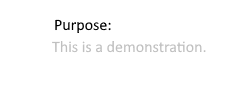
#> input picture Pictures/picture7.png, 249 x 88 px, found by its file name
$ python MetniNetlestirme.py
#> lines starting #> are read from the running program, lines starting #| are printed output that depends on the picture; after the words box and inside, x2 and y2 are one past the last pixel; in counts of white or black regions, pixels touching at a corner belong together
import pathlib
import cv2
from pathlib import Path
import numpy as np

#Metni Netlestirme

print(cv2.__version__)

path = str(Path(pathlib.Path().absolute()).parents[0])
path+="\\Pictures"

image = cv2.imread(path+'\\picture7.png', cv2.IMREAD_GRAYSCALE)
#> image is the input picture: shape (88, 249); min 0, max 255, mean 251.7

image = image.astype(np.float32)
image = image / 255 # rescale
image = 1 - image # inversion. ink is the signal, white paper isn't
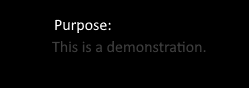
#> image: shape (88, 249) float32; min 0, max 1, mean 0.0128

kernell = np.ones((5,5))

# estimates intensity of text
dilated = cv2.dilate(image, kernel=kernell)
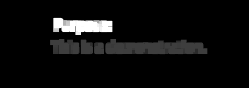
#> dilated: shape (88, 249) float32; min 0, max 1, mean 0.0514

# tweak this threshold to catch faint text but not background
textmask = (dilated >= 0.15)
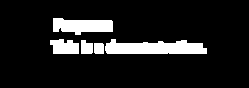
#> textmask: shape (88, 249) bool; 11.5% white; 5 white regions, box (x1, y1, x2, y2) and area: (105, 39, 207, 54) 1159, (53, 18, 113, 35) 750, (50, 39, 79, 54) 357, (81, 40, 93, 54) 146, (94, 43, 104, 54) 108
# 0.05 catches background noise of 0.02
# 0.25 loses some text

# rescale text pixel intensities
# this will obviously magnify noise around faint text
enhanced = image / dilated
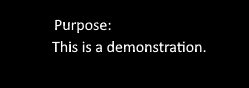
#> enhanced: shape (88, 249) float32; 87.08% of the values are NaN or infinite; the others: min 0, max 1, mean 0.226; drawn with min black, max white, NaN and infinite black

# copy unmodified background back in
# (division magnified noise on background)
enhanced[~textmask] = image[~textmask]

# invert again for output
output = 1 - enhanced
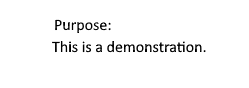
#> output: shape (88, 249) float32; min 0, max 1, mean 0.971

cv2.imshow('Orijinal', image)
cv2.waitKey(0)
cv2.destroyAllWindows()

cv2.imshow('Netlesmis', output)
cv2.waitKey(0)
cv2.destroyAllWindows()

$ run again, with Pictures/picture2.jpg saved as Pictures/picture7.png
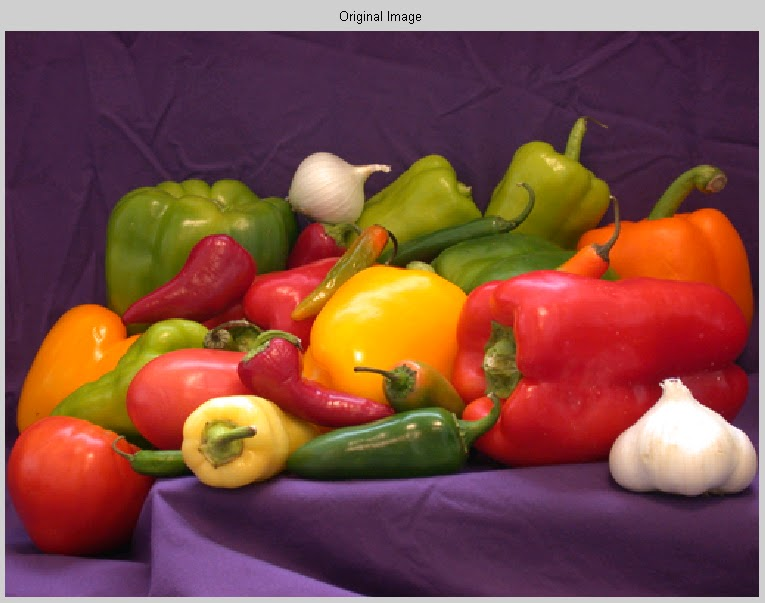
#> input picture Pictures/picture2.jpg, 765 x 603 px, found by its file name
#> `textmask = (dilated >= 0.15)`:
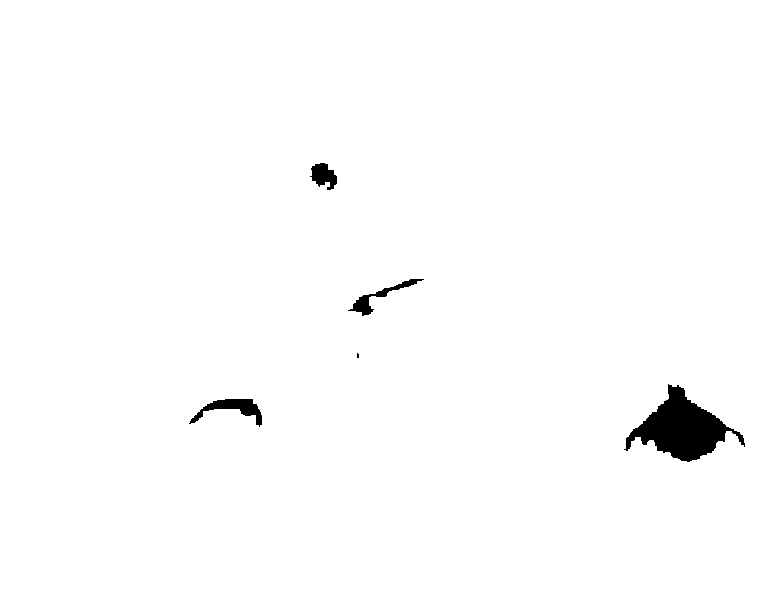
#> textmask: shape (603, 765) bool; 98.7% white; 5 black regions (1 under 20 px), largest, box (x1, y1, x2, y2) and area: (624, 384, 745, 462) 4151, (189, 399, 262, 427) 735, (348, 279, 424, 316) 530, (310, 163, 337, 190) 453
#> `output = 1 - enhanced`:
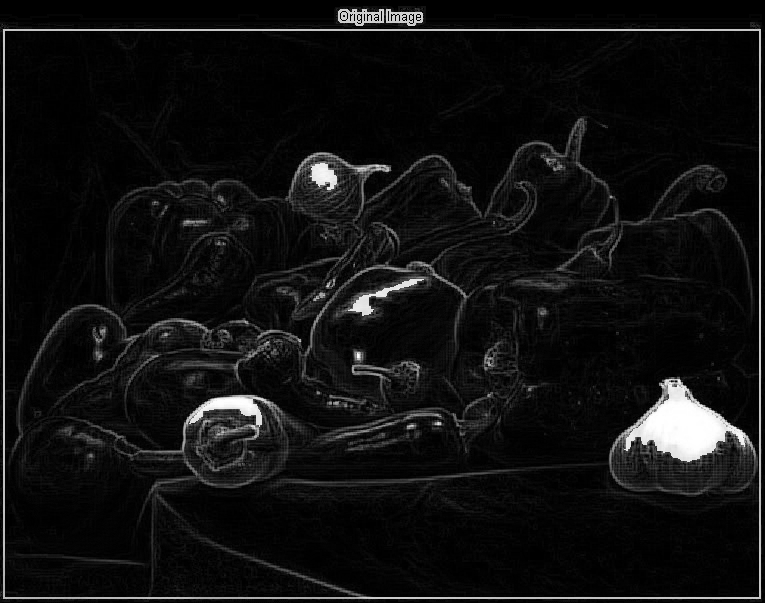
#> output: shape (603, 765) float32; min 0, max 1, mean 0.0672

$ run again, with Pictures/picture3.jpg saved as Pictures/picture7.png
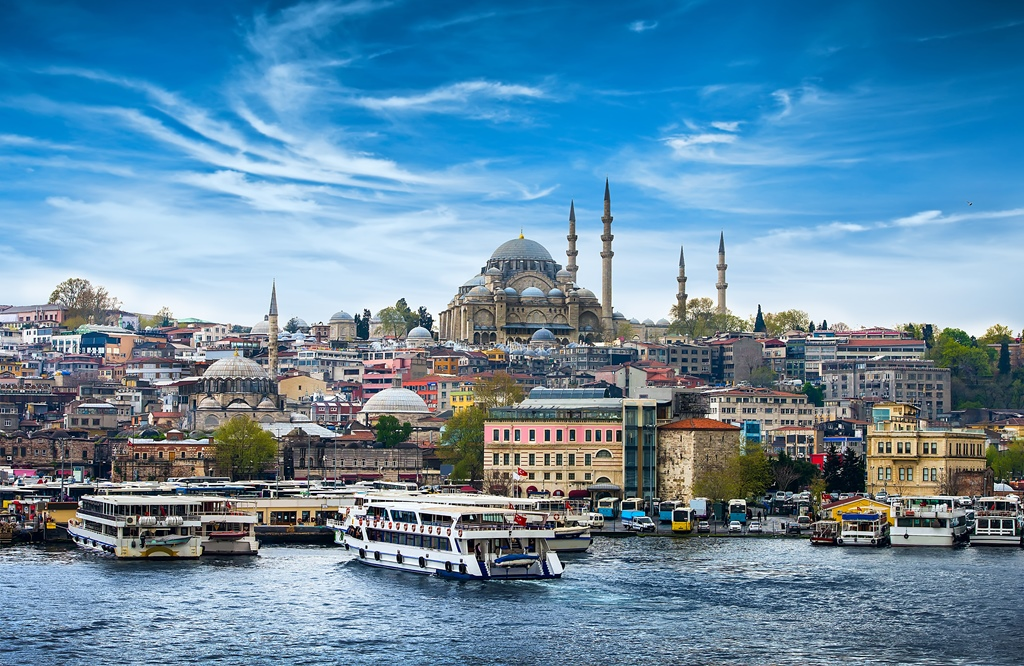
#> input picture Pictures/picture3.jpg, 1024 x 666 px, found by its file name
#> `textmask = (dilated >= 0.15)`:
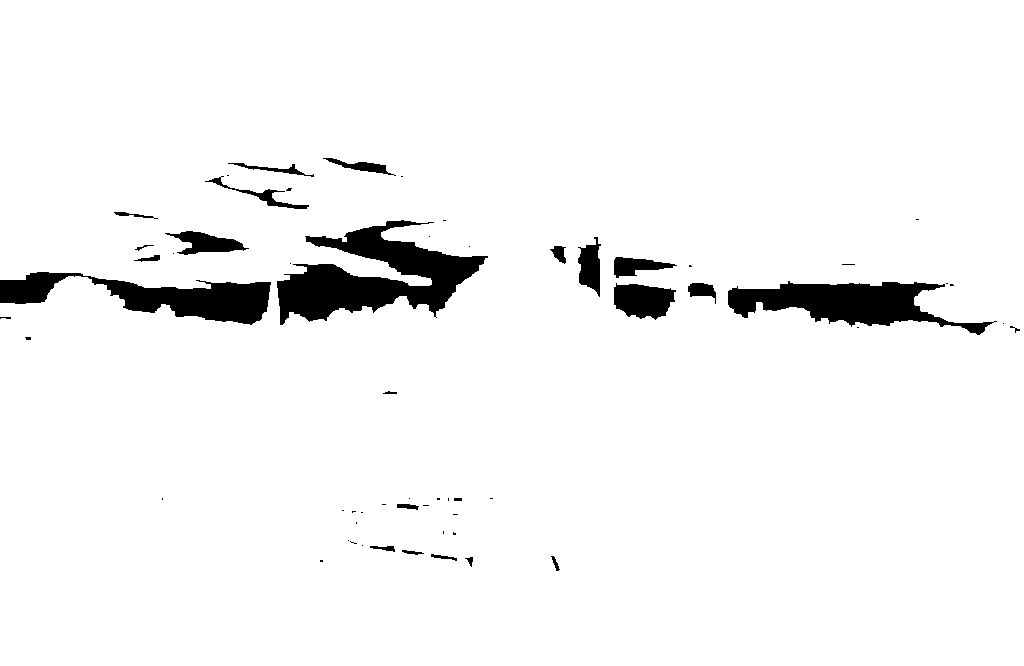
#> textmask: shape (666, 1024) bool; 95.6% white; 59 black regions (35 under 20 px), largest, box (x1, y1, x2, y2) and area: (277, 220, 488, 325) 10146, (728, 281, 997, 335) 6631, (0, 272, 271, 325) 6302
#> `output = 1 - enhanced`:
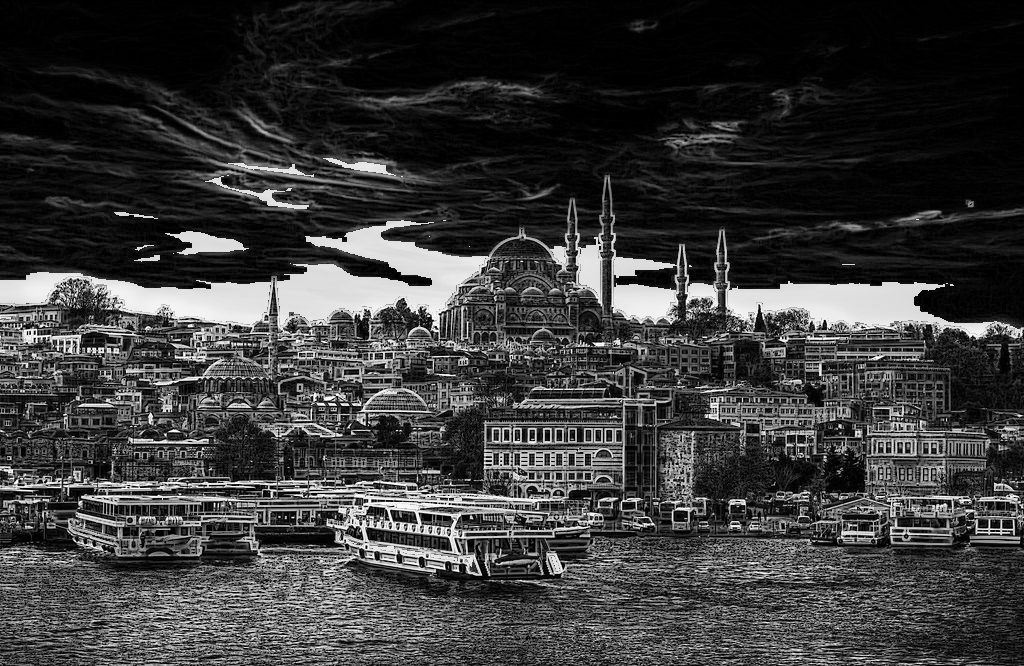
#> output: shape (666, 1024) float32; min 0, max 1, mean 0.23
